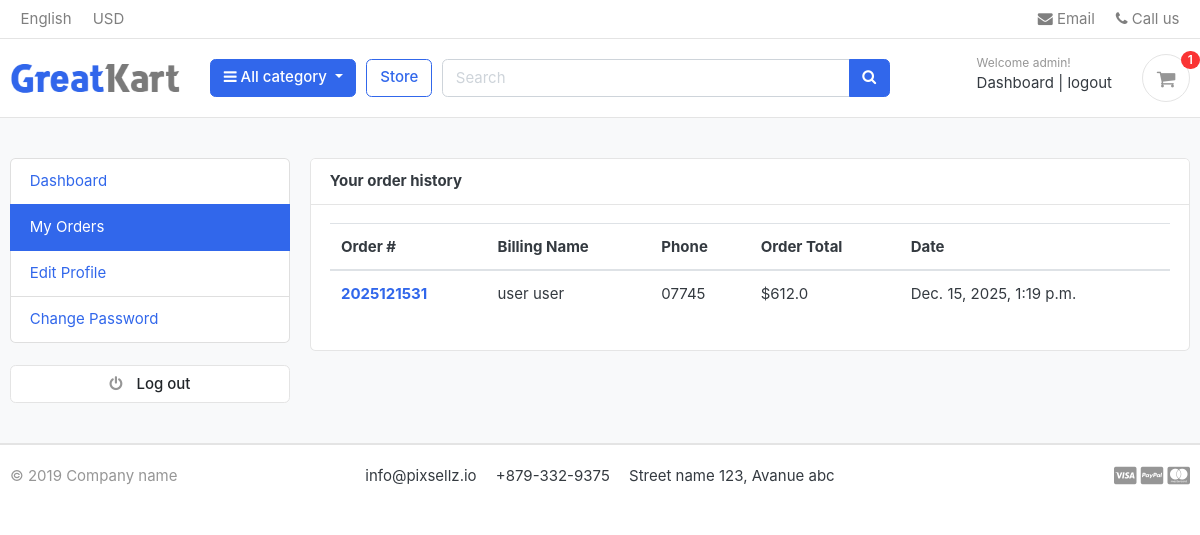
Page /accounts/my_orders/ (signed in) on the earlier database version.
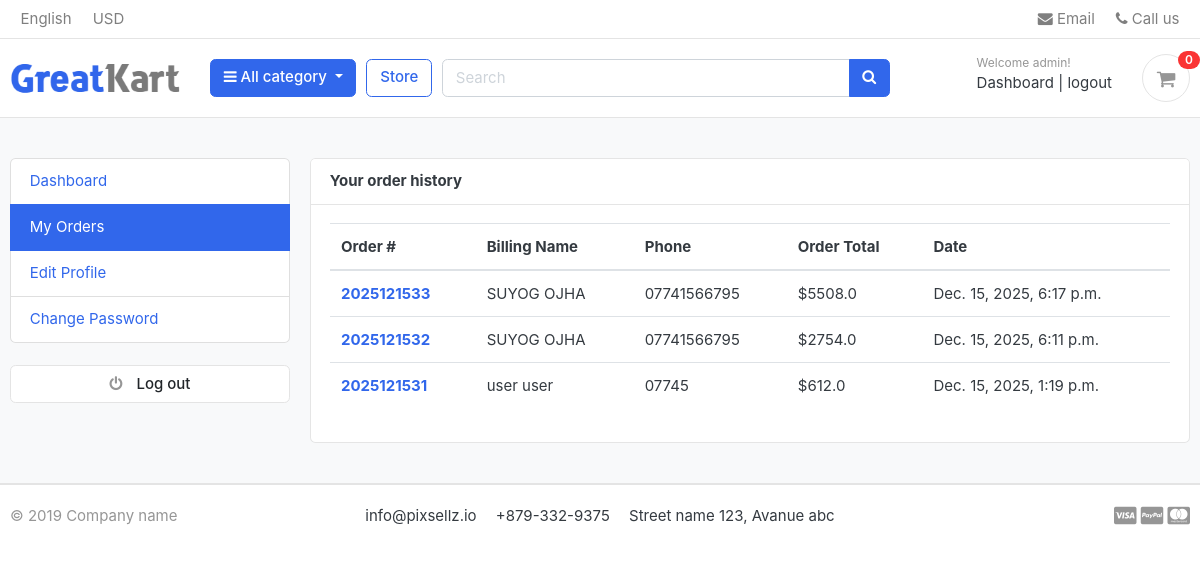
Same page on the later database version.
### orders/models.py (models this page shows, shortened)
class Order(models.Model):
    STATUS = (
        ('New', 'New'),
        ('Accepted', 'Accepted'),
        ('Completed', 'Completed'),
        ('Cancelled', 'Cancelled'),
    )
    user = models.ForeignKey(Account, on_delete=models.SET_NULL, null=True)
    payment = models.ForeignKey(Payment, on_delete=models.SET_NULL, blank=True, null=True)
    order_number = models.CharField(max_length=20)
    first_name = models.CharField(max_length=50)
    last_name = models.CharField(max_length=50)
    phone = models.CharField(max_length=15)
    email = models.EmailField(max_length=50)
    address_line_1 = models.CharField(max_length=50)
    address_line_2 = models.CharField(max_length=50, blank=True)
    country = models.CharField(max_length=50)
    state = models.CharField(max_length=50)
    city = models.CharField(max_length=50)
    order_note = models.CharField(max_length=100, blank=True)
    order_total = models.FloatField()
    tax = models.FloatField()
    status = models.CharField(max_length=10, choices=STATUS, default='New')
    ip = models.CharField(blank=True, max_length=20)
    is_ordered = models.BooleanField(default=False)
    created_at = models.DateTimeField(auto_now_add=True)
    updated_at = models.DateTimeField(auto_now=True)
    def full_name(self):
        return f'{self.first_name} {self.last_name}'

### accounts/views.py (the view)
# urls.py: path('my_orders/', views.my_orders, name='my_orders'),
@login_required(login_url='login')
def my_orders(request):
    orders = Order.objects.filter(user=request.user, is_ordered=True).order_by('-created_at')
    context = {
        'orders': orders,
    }
    return render(request, 'accounts/my_orders.html', context)

### carts/context_processors.py (called while the page is built)
def counter(request):
    cart_count = 0
    if 'admin' in request.path: # to avoid showing cart item count in admin panel
        return {}
    else:
        try:
            cart = Cart.objects.filter(cart_id=_cart_id(request)) # get the cart using the cart_id present in the session
            if request.user.is_authenticated:
                cart_items = CartItem.objects.all().filter(user=request.user)
            else:
                cart_items = CartItem.objects.all().filter(cart=cart[:1]) # get the cart items associated with the cart
            for cart_item in cart_items:
                cart_count += cart_item.quantity # count the total quantity of items in the cart
        except Cart.DoesNotExist:
            cart_count = 0
    return dict(cart_count=cart_count)

### carts/views.py (called while the page is built)
def _cart_id(request):
    cart = request.session.session_key # get the session key
    if not cart:
        cart = request.session.create() # create a new session if not present
    return cart

### category/context_processors.py (called while the page is built)
def menu_links(request):
    links = Category.objects.all()
    return dict(links=links)

### templates/accounts/my_orders.html (shortened to what this page needs)
{% extends 'base.html' %}
{% block content %}
<section class="section-conten padding-y bg">
<div class="container">
	<div class="row">
	{% include 'includes/dashboard_sidebar.html' %}
	<main class="col-md-9">
		<article class="card">
		<header class="card-header">
			<strong class="d-inline-block mr-3">Your order history</strong>
		</header>
		<div class="card-body">
			<div class="row">
			<div class="col-md-12">
				<table class="table table-hover">
				  <thead>
				    <tr>
				      <th scope="col">Order #</th>
				      <th scope="col">Billing Name</th>
				      <th scope="col">Phone</th>
				      <th scope="col">Order Total</th>
							<th scope="col">Date</th>
				    </tr>
				  </thead>
				  <tbody>
						{% for order in orders %}
				    <tr>
				      <th scope="row"><a href="{% url 'order_detail' order.order_number %}">{{order.order_number}}</a></th>
					  <td>{{order.full_name}}</td>
				      <td>{{order.phone}}</td>
				      <td>${{order.order_total}}</td>
							<td>{{order.created_at}}</td>
				    </tr>
				{% endfor %}
				  </tbody>
				</table>
			</div>
			</div>
		</div>
		</article>
	</main>
</div>
</div>
</section>
{% endblock %}

### templates/includes/navbar.html (shortened to what this page needs)
{% load static %}
<header class="section-header">
<nav class="navbar p-md-0 navbar-expand-sm navbar-light border-bottom">
<div class="container">
  <div class="collapse navbar-collapse" id="navbarTop4">
    <ul class="navbar-nav mr-auto">
    	<li class="nav-item dropdown">
		 	<a href="#" class="nav-link"> English </a>
		</li>
		<li class="nav-item dropdown">
			<a href="#" class="nav-link"> USD </a>
		</li>
    </ul>
    <ul class="navbar-nav">
		<li><a href="#" class="nav-link"> <i class="fa fa-envelope"></i> Email </a></li>
		<li><a href="#" class="nav-link"> <i class="fa fa-phone"></i> Call us </a></li>
	</ul>
  </div>
</div>
</nav>
<section class="header-main border-bottom">
	<div class="container">
<div class="row align-items-center">
	<div class="col-lg-2 col-md-3 col-6">
		<a href="{% url 'home' %}" class="brand-wrap">
			<img class="logo" src="{% static 'images/logo.png' %}">
		</a>
	</div>
	<div class="col-lg col-sm col-md col-6 flex-grow-0">
		<div class="category-wrap dropdown d-inline-block float-right">
			<button type="button" class="btn btn-primary dropdown-toggle" data-toggle="dropdown">
				<i class="fa fa-bars"></i> All category
			</button>
		</div>
	</div>
	<a href="{% url 'store' %}" class="btn btn-outline-primary">Store</a>
	<div class="col-lg  col-md-6 col-sm-12 col">
		<form action="{% url 'search' %}" class="search" method="GET">
			<div class="input-group w-100">
			    <input type="text" class="form-control"  style="width:60%;" placeholder="Search" name="keyword">
			    <div class="input-group-append">
			      <button class="btn btn-primary" type="submit">
			        <i class="fa fa-search"></i>
			      </button>
			    </div>
		    </div>
		</form>
	</div>
	<div class="col-lg-3 col-sm-6 col-8 order-2 order-lg-3">
				<div class="d-flex justify-content-end mb-3 mb-lg-0">
					{% if user.id is None %}
						<div class="widget-header">
							<small class="title text-muted">Welcome guest!</small>
							<div>
								<a href="{% url 'login' %}">Sign in</a> <span class="dark-transp"> | </span>
								<a href="{% url 'register' %}"> Register</a>
							</div>
						</div>
					{% else %}
						<div class="widget-header">
							<small class="title text-muted">Welcome {{ user.first_name }}!</small>
							<div>
								<a href="{% url 'dashboard' %}">Dashboard</a> <span class="dark-transp"> | </span>
								<a href="{% url 'logout' %}"> logout</a>
							</div>
						</div>
					{% endif %}
					<a href="{% url 'cart' %}" class="widget-header pl-3 ml-3">
						<div class="icon icon-sm rounded-circle border"><i class="fa fa-shopping-cart"></i></div>
						<span class="badge badge-pill badge-danger notify">{{ cart_count }}</span>
					</a>
				</div>
			</div>
</div>
	</div>
</section>
</header>

Differences in the rows shown:
added Order: order_number "2025121533", full_name "SUYOG OJHA", phone "07741566795", order_total "5508.0", created_at "Dec. 15, 2025, 6:17 p.m."
added Order: order_number "2025121532", full_name "SUYOG OJHA", phone "07741566795", order_total "2754.0", created_at "Dec. 15, 2025, 6:11 p.m."
Other differences:
{{ cart_count }}: "1" → "0"
